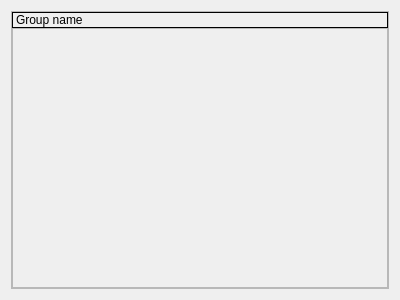
<?xml version="1.0" encoding="UTF-8"?>
<ui version="4.0">
 <class>PlotGroup</class>
 <widget class="QWidget" name="PlotGroup">
  <property name="geometry">
   <rect>
    <x>0</x>
    <y>0</y>
    <width>400</width>
    <height>300</height>
   </rect>
  </property>
  <property name="sizePolicy">
   <sizepolicy hsizetype="Expanding" vsizetype="Expanding">
    <horstretch>0</horstretch>
    <verstretch>0</verstretch>
   </sizepolicy>
  </property>
  <property name="minimumSize">
   <size>
    <width>0</width>
    <height>0</height>
   </size>
  </property>
  <property name="windowTitle">
   <string>Form</string>
  </property>
  <property name="styleSheet">
   <string notr="true"/>
  </property>
  <layout class="QVBoxLayout" name="verticalLayout" stretch="0">
   <property name="sizeConstraint">
    <enum>QLayout::SizeConstraint::SetNoConstraint</enum>
   </property>
   <item>
    <widget class="QFrame" name="frame">
     <property name="sizePolicy">
      <sizepolicy hsizetype="Expanding" vsizetype="Expanding">
       <horstretch>0</horstretch>
       <verstretch>0</verstretch>
      </sizepolicy>
     </property>
     <property name="styleSheet">
      <string notr="true"/>
     </property>
     <property name="frameShape">
      <enum>QFrame::Shape::StyledPanel</enum>
     </property>
     <property name="frameShadow">
      <enum>QFrame::Shadow::Raised</enum>
     </property>
     <layout class="QVBoxLayout" name="verticalLayout_3">
      <property name="spacing">
       <number>0</number>
      </property>
      <property name="sizeConstraint">
       <enum>QLayout::SizeConstraint::SetNoConstraint</enum>
      </property>
      <property name="leftMargin">
       <number>0</number>
      </property>
      <property name="topMargin">
       <number>0</number>
      </property>
      <property name="rightMargin">
       <number>0</number>
      </property>
      <property name="bottomMargin">
       <number>0</number>
      </property>
      <item>
       <widget class="QLabel" name="groupName">
        <property name="sizePolicy">
         <sizepolicy hsizetype="Preferred" vsizetype="Preferred">
          <horstretch>0</horstretch>
          <verstretch>0</verstretch>
         </sizepolicy>
        </property>
        <property name="frameShape">
         <enum>QFrame::Shape::Box</enum>
        </property>
        <property name="text">
         <string>Group name</string>
        </property>
       </widget>
      </item>
      <item>
       <widget class="QFrame" name="plots">
        <property name="sizePolicy">
         <sizepolicy hsizetype="Expanding" vsizetype="Expanding">
          <horstretch>0</horstretch>
          <verstretch>0</verstretch>
         </sizepolicy>
        </property>
        <property name="frameShape">
         <enum>QFrame::Shape::StyledPanel</enum>
        </property>
        <property name="frameShadow">
         <enum>QFrame::Shadow::Raised</enum>
        </property>
        <layout class="QVBoxLayout" name="verticalLayout_2">
         <property name="sizeConstraint">
          <enum>QLayout::SizeConstraint::SetNoConstraint</enum>
         </property>
        </layout>
       </widget>
      </item>
     </layout>
    </widget>
   </item>
  </layout>
 </widget>
 <resources/>
 <connections/>
</ui>
